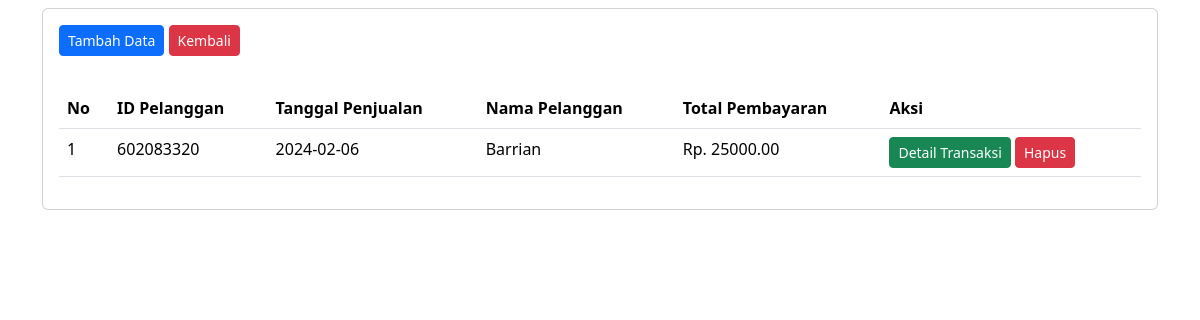
The page /ukk/pembelian/pembelian.php (signed in) on the database its author committed.
### tables this page shows
CREATE TABLE `penjualan` (
  `PenjualanID` int(11) NOT NULL,
  `TanggalPenjualan` date NOT NULL,
  `TotalHarga` decimal(10,2) NOT NULL,
  `PelangganID` int(11) NOT NULL
);

CREATE TABLE `pelanggan` (
  `PelangganID` int(11) NOT NULL,
  `NamaPelanggan` varchar(255) NOT NULL,
  `Alamat` text NOT NULL,
  `NomorTelepon` varchar(15) NOT NULL
);

### ukk/pembelian/pembelian.php (the view, shortened to what this page needs)
<!DOCTYPE html>
<html lang="en">
<head>
    <link href="https://cdn.jsdelivr.net/npm/bootstrap@5.3.2/dist/css/bootstrap.min.css" rel="stylesheet"
>
</head>
<body>
    <div class="container">
        <div class="content">
            <div class="card mt-2">
                <div class="card-body">
                    <button type="button" class="btn btn-primary btn-sm" data-bs-toggle="modal"
                        data-bs-target="#tambah-data">
                        Tambah Data
                    </button>
                    <a href="../dashboard.php"><button type="button" class="btn btn-danger btn-sm">
                            Kembali
                        </button></a>
                </div>
                <div class="card-body">
                    <table class="table">
                        <thead>
                            <tr>
                                <th>No</th>
                                <th>ID Pelanggan</th>
                                <th>Tanggal Penjualan</th>
                                <th>Nama Pelanggan</th>
                                <th>Total Pembayaran</th>
                                <th>Aksi</th>
                            </tr>
                        </thead>
                        <tbody>
                            <?php
                            include '../koneksi.php';
                            $no = 1;
                            $data = mysqli_query($koneksi, "SELECT * FROM pelanggan INNER JOIN penjualan ON pelanggan.PelangganID=penjualan.PelangganID");
                            while ($d = mysqli_fetch_array($data)) {
                                ?>
                                <tr>
                                    <td>
                                        <?php echo $no++; ?>
                                    </td>
                                    <td>
                                        <?php echo $d['PelangganID']; ?>
                                    </td>
                                    <td>
                                        <?php echo $d['TanggalPenjualan']; ?>
                                    </td>
                                    <td>
                                        <?php echo $d['NamaPelanggan']; ?>
                                    </td>
                                    <td>Rp.
                                        <?php echo $d['TotalHarga']; ?>
                                    </td>
                                    <td>
                                        <a class="btn btn-success btn-sm"
                                            href="detail_pembelian.php?PelangganID=<?php echo $d['PelangganID']; ?>">Detail
                                            Transaksi</a>
                                        <button type="button" class="btn btn-danger btn-sm" data-bs-toggle="modal"
                                            data-bs-target="#hapus-data<?php echo $d['PelangganID']; ?>">
                                            Hapus
                                        </button>
                                    </td>
                                </tr>
                            <?php } ?>
                        </tbody>
                    </table>
                </div>
            </div>
        </div>
</body>
</html>

### rows shown on the page
penjualan: PelangganID "602083320", TanggalPenjualan "2024-02-06", PelangganID.NamaPelanggan "Barrian", TotalHarga "25000.00"
